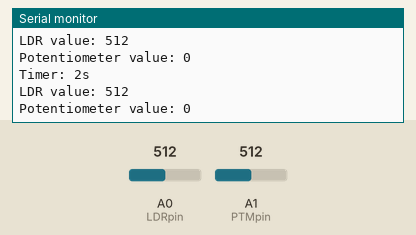
Simulated run of this sketch. Board: Arduino Uno, built with avr-gcc and run on an emulated ATmega328P. Parts: the last lines printed to the serial monitor. Inputs (shaded band) come from the test bench; at power-on: A0 (LDRpin) = 512, A1 (PTMpin) = 512.

Above: at 1.8 s.
1.9 s: A0 (LDRpin) set to 716
At 2.8 s:
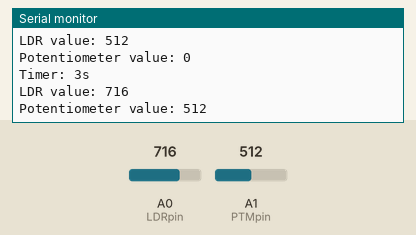
3.4 s: A1 (PTMpin) set to 716
At 4.7 s:
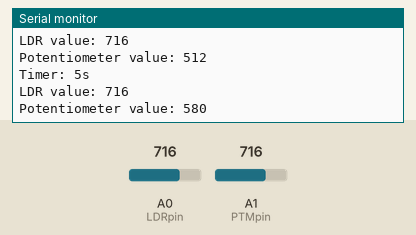
4.9 s: A0 (LDRpin) set to 900
At 5.6 s:
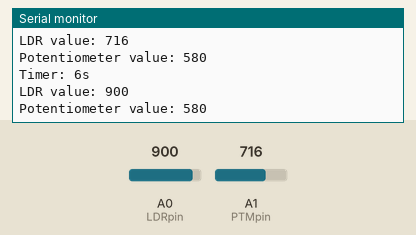
6.4 s: A1 (PTMpin) set to 900
At 7.8 s:
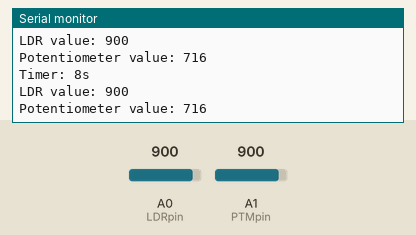
Timing chart, 0 to 8.9 s (numbered marks = the images above; inputs shaded):
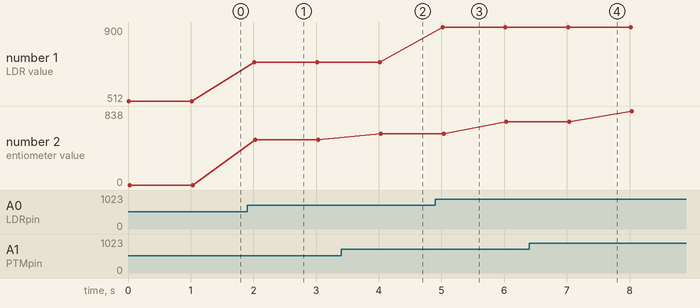

Measured:
- after the input at 1.9 s, the serial monitor: prints a new line after 0.12 s (image 1)
- after the input at 3.4 s, the serial monitor: prints a new line after 0.63 s (image 2)
- after the input at 4.9 s, the serial monitor: prints a new line after 0.12 s (image 3)
- plotted number 1: 512 → 716 after the input at 1.9 s, 716 → 900 after the input at 4.9 s
- plotted number 2: 512 → 580 after the input at 3.4 s, 716 → 838 after the input at 6.4 s

The sketch:

Task_3.ino
```cpp
int LDRpin = A0; // select the input pin for LDR
int LDRvalue = 0; // variable to store the value coming from the sensor
int PTMpin = A1;
int PTMvalue = 0;
int PTMcount = 0, PTMtotal=0, PTMavg, PTMdisplay;

int timer = 0;

bool infinite = true;

void setup() {
  Serial.begin(9600);
}

void loop() {
  LDRvalue = analogRead(LDRpin);
  PTMvalue = analogRead(PTMpin);
  PTMtotal += PTMvalue;
  timer++;
  PTMcount++;

  if (PTMcount == 3){
    PTMavg = PTMtotal / 3;
    PTMdisplay = PTMavg;
    PTMcount = 1;
    PTMtotal = 0;
    PTMtotal += PTMvalue;
  }

  Serial.print("\n\nTimer: ");
  Serial.print(timer);
  Serial.println("s");

  Serial.print("LDR value: ");
  Serial.println(LDRvalue);
  Serial.print("Potentiometer value: ");
  Serial.println(PTMdisplay);

  delay(1000);

}
```
